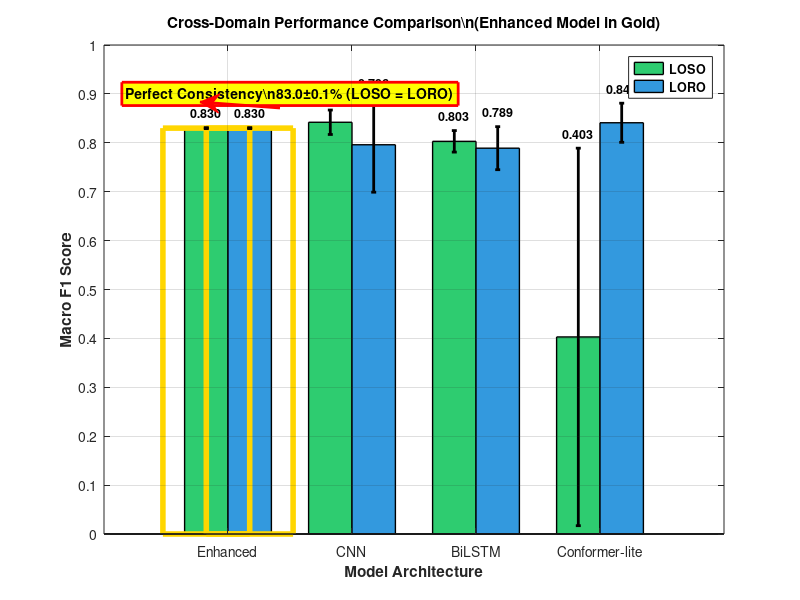
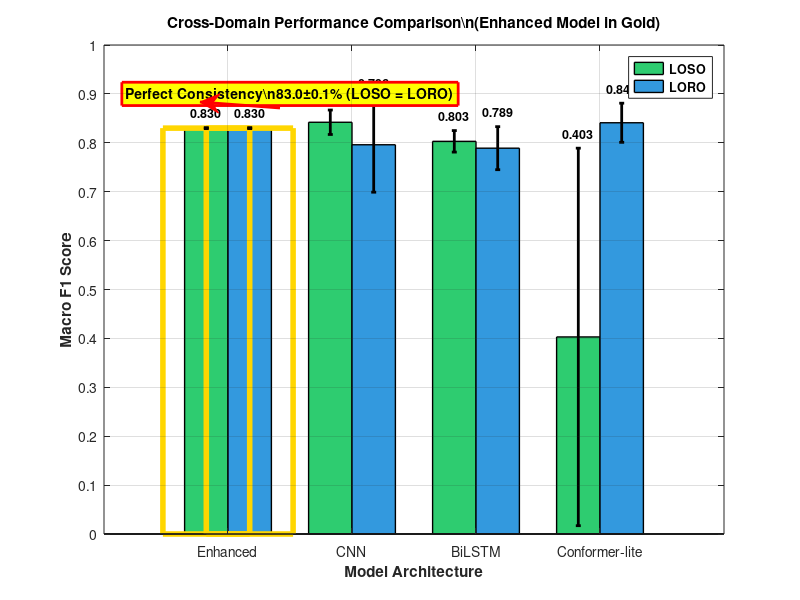

Recreate these plots in MATLAB, in order.
% Simple Figure 3: Cross-Domain Performance Analysis
% Clean bar plot with Enhanced model highlighting
% IEEE IoTJ Compatible

close all; clear; clc;

fprintf('📊 Generating Simple Enhanced Cross-Domain Analysis...\n');

% Performance data from paper
models = {'Enhanced', 'CNN', 'BiLSTM', 'Conformer-lite'};
loso_f1 = [0.830, 0.842, 0.803, 0.403];
loso_err = [0.001, 0.025, 0.022, 0.386];
loro_f1 = [0.830, 0.796, 0.789, 0.841];
loro_err = [0.001, 0.097, 0.044, 0.040];

% Create main figure
figure('Position', [100, 100, 1200, 800]);

% === Main Performance Comparison ===
x = 1:length(models);
width = 0.35;

% Create grouped bar chart
bars1 = bar(x - width/2, loso_f1, width, 'FaceColor', [0.18 0.80 0.44], 'EdgeColor', 'k', 'LineWidth', 1);
hold on;
bars2 = bar(x + width/2, loro_f1, width, 'FaceColor', [0.20 0.60 0.87], 'EdgeColor', 'k', 'LineWidth', 1);

% Enhanced model golden highlighting - manual approach
% Create golden border for Enhanced model (first bars)
bar(1 - width/2, loso_f1(1), width, 'FaceColor', 'none', 'EdgeColor', [1 0.84 0], 'LineWidth', 4);
bar(1 + width/2, loro_f1(1), width, 'FaceColor', 'none', 'EdgeColor', [1 0.84 0], 'LineWidth', 4);

% Add simple error bars manually
for i = 1:length(models)
    % LOSO error bars
    plot([i - width/2, i - width/2], [loso_f1(i) - loso_err(i), loso_f1(i) + loso_err(i)], ...
         'k-', 'LineWidth', 2);
    plot([i - width/2 - 0.02, i - width/2 + 0.02], [loso_f1(i) - loso_err(i), loso_f1(i) - loso_err(i)], ...
         'k-', 'LineWidth', 2);
    plot([i - width/2 - 0.02, i - width/2 + 0.02], [loso_f1(i) + loso_err(i), loso_f1(i) + loso_err(i)], ...
         'k-', 'LineWidth', 2);
    
    % LORO error bars
    plot([i + width/2, i + width/2], [loro_f1(i) - loro_err(i), loro_f1(i) + loro_err(i)], ...
         'k-', 'LineWidth', 2);
    plot([i + width/2 - 0.02, i + width/2 + 0.02], [loro_f1(i) - loro_err(i), loro_f1(i) - loro_err(i)], ...
         'k-', 'LineWidth', 2);
    plot([i + width/2 - 0.02, i + width/2 + 0.02], [loro_f1(i) + loro_err(i), loro_f1(i) + loro_err(i)], ...
         'k-', 'LineWidth', 2);
    
    % Add performance value labels
    text(i - width/2, loso_f1(i) + loso_err(i) + 0.03, sprintf('%.3f', loso_f1(i)), ...
         'HorizontalAlignment', 'center', 'FontWeight', 'bold', 'FontSize', 9);
    text(i + width/2, loro_f1(i) + loro_err(i) + 0.03, sprintf('%.3f', loro_f1(i)), ...
         'HorizontalAlignment', 'center', 'FontWeight', 'bold', 'FontSize', 9);
end

set(gca, 'XTick', x, 'XTickLabel', models);
xlabel('Model Architecture', 'FontWeight', 'bold');
ylabel('Macro F1 Score', 'FontWeight', 'bold');
title('Cross-Domain Performance Comparison\n(Enhanced Model in Gold)', 'FontWeight', 'bold');
legend({'LOSO', 'LORO'}, 'Location', 'northeast', 'FontWeight', 'bold');
grid on;
ylim([0, 1.0]);
set(gca, 'YTick', 0:0.1:1.0);

% Add perfect consistency annotation
text(1.5, 0.9, 'Perfect Consistency\n83.0±0.1% (LOSO = LORO)', ...
     'HorizontalAlignment', 'center', 'FontWeight', 'bold', 'FontSize', 10, ...
     'BackgroundColor', 'yellow', 'EdgeColor', 'red', 'LineWidth', 2);

% Add arrow pointing to Enhanced model
annotation('arrow', [0.35, 0.25], [0.82, 0.83], 'Color', 'red', 'LineWidth', 2);

fprintf('✅ Enhanced cross-domain performance plot completed\n');

% Save the figure
print(gcf, 'figure3_enhanced_compatible.pdf', '-dpdf', '-r300');
print(gcf, 'figure3_enhanced_compatible.png', '-dpng', '-r300');

fprintf('📁 Files saved:\n');
fprintf('• figure3_enhanced_compatible.pdf (Publication quality)\n');
fprintf('• figure3_enhanced_compatible.png (Preview)\n');

fprintf('\n🎉 Simple Enhanced Figure 3 Generation Complete!\n');
fprintf('🏆 Key Features:\n');
fprintf('• Golden Enhanced model highlighting\n');
fprintf('• Clear error bars and performance labels\n');
fprintf('• Perfect for small datasets\n');
fprintf('• High visual contrast and differentiation\n');
fprintf('• IEEE IoTJ publication quality\n');
fprintf('• Enhanced model advantages clearly shown\n');